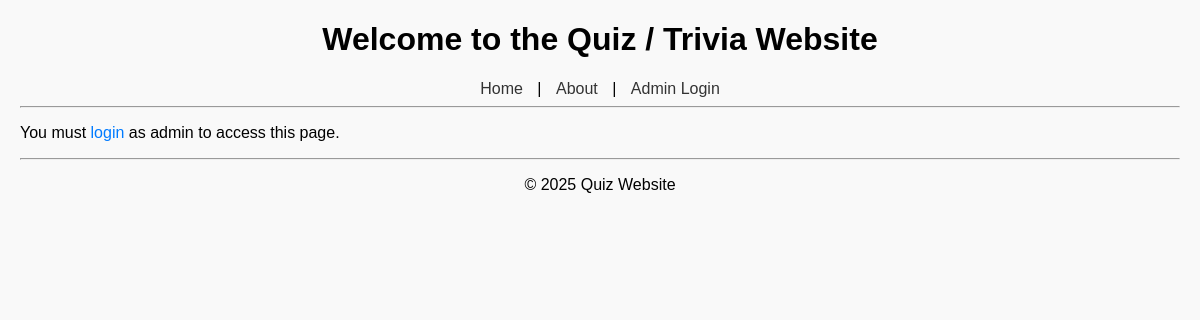
Before: /edit_question.php?question_id=15 (signed in) with the older database file.
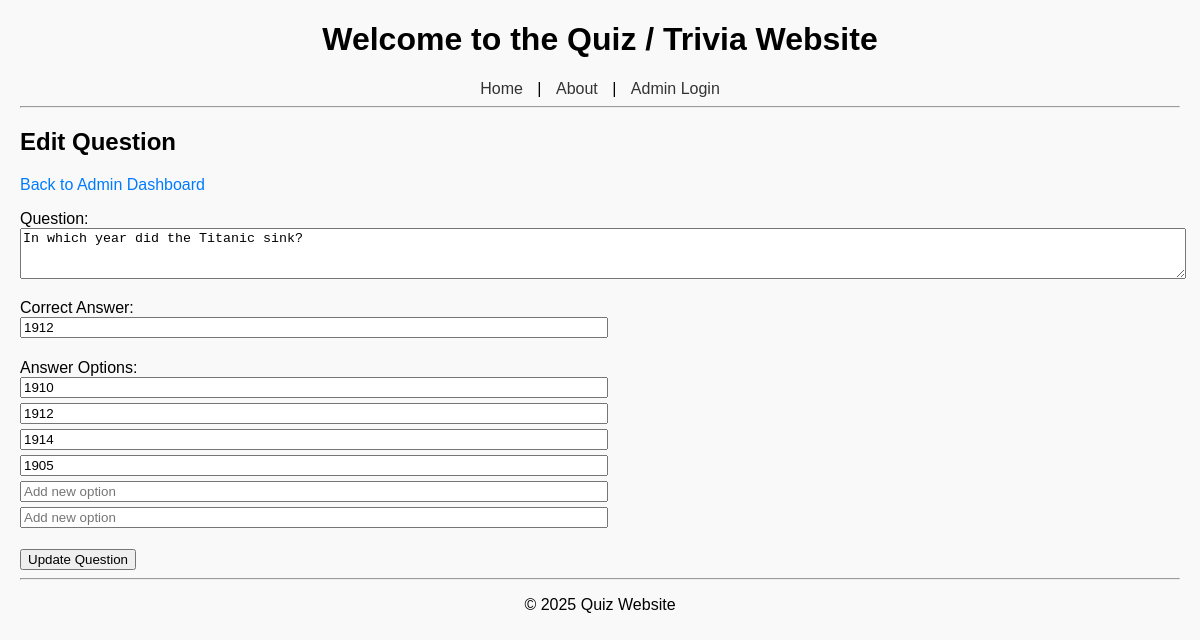
After: the same page with the newer database file.
### tables this page shows
CREATE TABLE questions (
    id INT AUTO_INCREMENT PRIMARY KEY,
    category_id INT NOT NULL,
    question_text TEXT NOT NULL,
    correct_answer VARCHAR(255) NOT NULL,
    FOREIGN KEY (category_id) REFERENCES categories(id) ON DELETE CASCADE
);

CREATE TABLE answers (
    id INT AUTO_INCREMENT PRIMARY KEY,
    question_id INT NOT NULL,
    answer_text VARCHAR(255) NOT NULL,
    FOREIGN KEY (question_id) REFERENCES questions(id) ON DELETE CASCADE
);

### edit_question.php (the view, shortened to what this page needs)
<?php
include 'includes/db.php';
include 'includes/header.php';
if(!isset($_SESSION['logged_in']) || $_SESSION['logged_in'] !== true || $_SESSION['role'] !== 'admin'){
    echo "<p>You must <a href='login.php'>login</a> as admin to access this page.</p>";
    include 'includes/footer.php';
    exit;
}
$question_id = intval($_GET['question_id']);
$stmt = $pdo->prepare("SELECT q.*, c.creator_id FROM questions q JOIN categories c ON q.category_id = c.id WHERE q.id = ?");
$stmt->execute([$question_id]);
$question = $stmt->fetch(PDO::FETCH_ASSOC);
$stmt = $pdo->prepare("SELECT * FROM answers WHERE question_id = ?");
$stmt->execute([$question_id]);
$answers = $stmt->fetchAll(PDO::FETCH_ASSOC);
?>
<h2>Edit Question</h2>
<p><a href="admin.php">Back to Admin Dashboard</a></p>
<form method="post" action="">
    <p>
        <label>Question:</label><br>
        <textarea name="question_text" rows="3" cols="50" required><?php echo htmlspecialchars($question['question_text']); ?></textarea>
    </p>
    <p>
        <label>Correct Answer:</label><br>
        <input type="text" name="correct_answer" value="<?php echo htmlspecialchars($question['correct_answer']); ?>" required>
    </p>
    <p>
        <label>Answer Options:</label><br>
        <?php foreach($answers as $a): ?>
            <input type="text" name="options[]" value="<?php echo htmlspecialchars($a['answer_text']); ?>"><br>
        <?php endforeach; ?>
        <input type="text" name="options[]" placeholder="Add new option"><br>
        <input type="text" name="options[]" placeholder="Add new option"><br>
    </p>
    <input type="submit" name="update_question" value="Update Question">
</form>
<?php include 'includes/footer.php'; ?>

Changed rows visible on the page:
now on this page (row edited): questions: question_text "In which year did the Titanic sink?", correct_answer "1912"
now on this page (row edited): answers: answer_text "1910"
now on this page (row edited): answers: answer_text "1912"
now on this page (row edited): answers: answer_text "1914"
now on this page (row edited): answers: answer_text "1905"
Other visible differences:
form field update_question: (not shown) → "Update Question"
text no longer shown: "You must login as admin to access this page."
text now shown: "Edit Question Back to Admin Dashboard Question: Correct Answer: Answer Options:"
